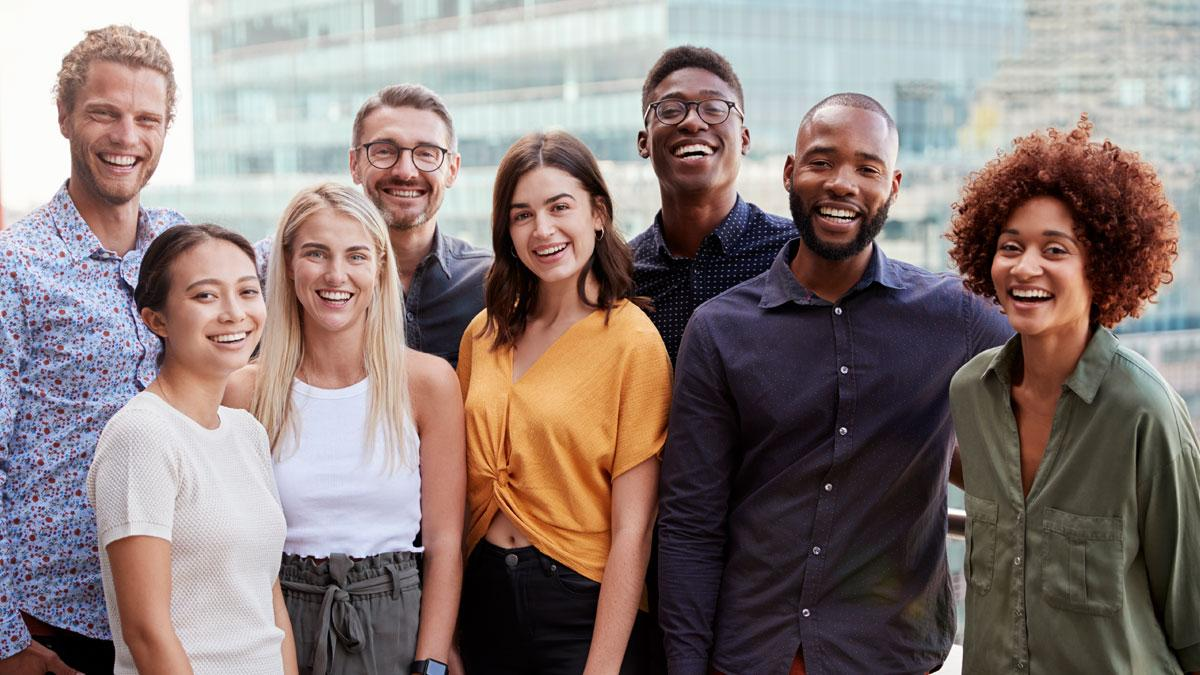
#> input picture Haar Cascade Face Detection/image2.jpg, 1200 x 675 px, found by its file name
$ jupyter execute 'Haar Cascade Face Detection.ipynb'
#> lines starting #> are read from the running program, lines starting #| are printed output that depends on the picture; after the words box and inside, x2 and y2 are one past the last pixel; in counts of white or black regions, pixels touching at a corner belong together
[cell 1]
import cv2 as cv
import matplotlib as plt

[cell 2]
img = cv.imread('image2.JPG')
#> img is the input picture: shape (675, 1200, 3); mean B, G, R 121.1, 124.2, 138.2
cv.imshow('image',img)
cv.waitKey(0)

[cell 3]
gray = cv.cvtColor(img,cv.COLOR_BGR2GRAY)
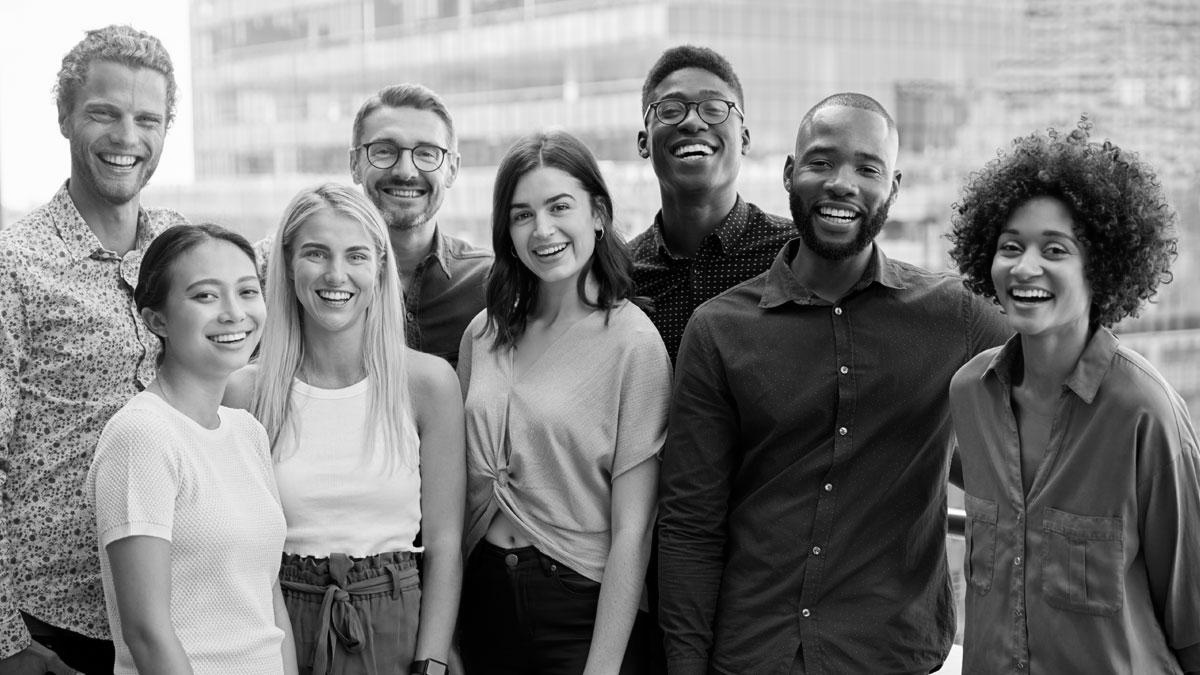
#> gray: shape (675, 1200); min 0, max 255, mean 128
haar = cv.CascadeClassifier('haarcascade_frontalface_default.xml')
faces = haar.detectMultiScale(gray, scaleFactor=1.2, minNeighbors=5)
#> faces = [[281, 212, 110, 110], [173, 249, 114, 114], [65, 74, 111, 111], [353, 111, 106, 106], [500, 169, 104, 104], [972, 200, 125, 125], [638, 64, 106, 106], [784, 123, 111, 111]]

[cell 4]
for (x, y, w, h) in faces:
    cv.rectangle(img , (x, y), (x+w, y+h), (0, 255, 0), thickness= 2)
#> this loop made 8 passes
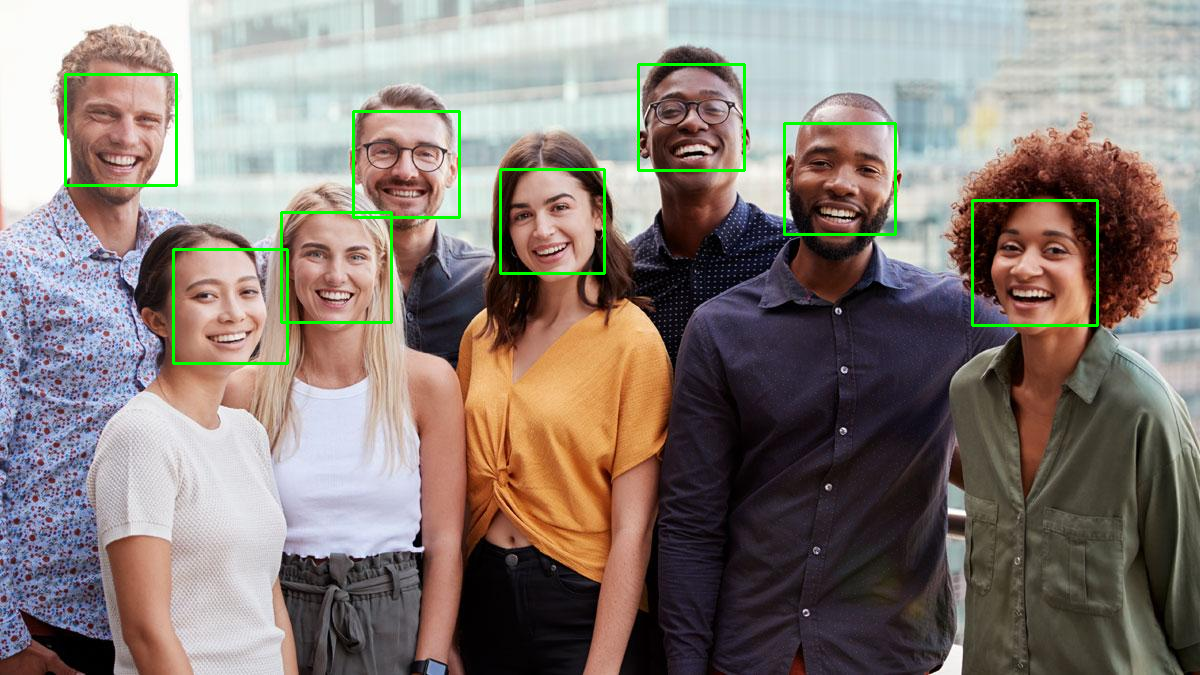
#> img: shape (675, 1200, 3); 1.31% of pixels changed, all inside (x1, y1, x2, y2) = (64, 63, 1099, 365)

cv.imshow('Detected Faces', img)
cv.waitKey(0)
print('Number Of detected Faces:',len(faces))
#| Number Of detected Faces: 8
